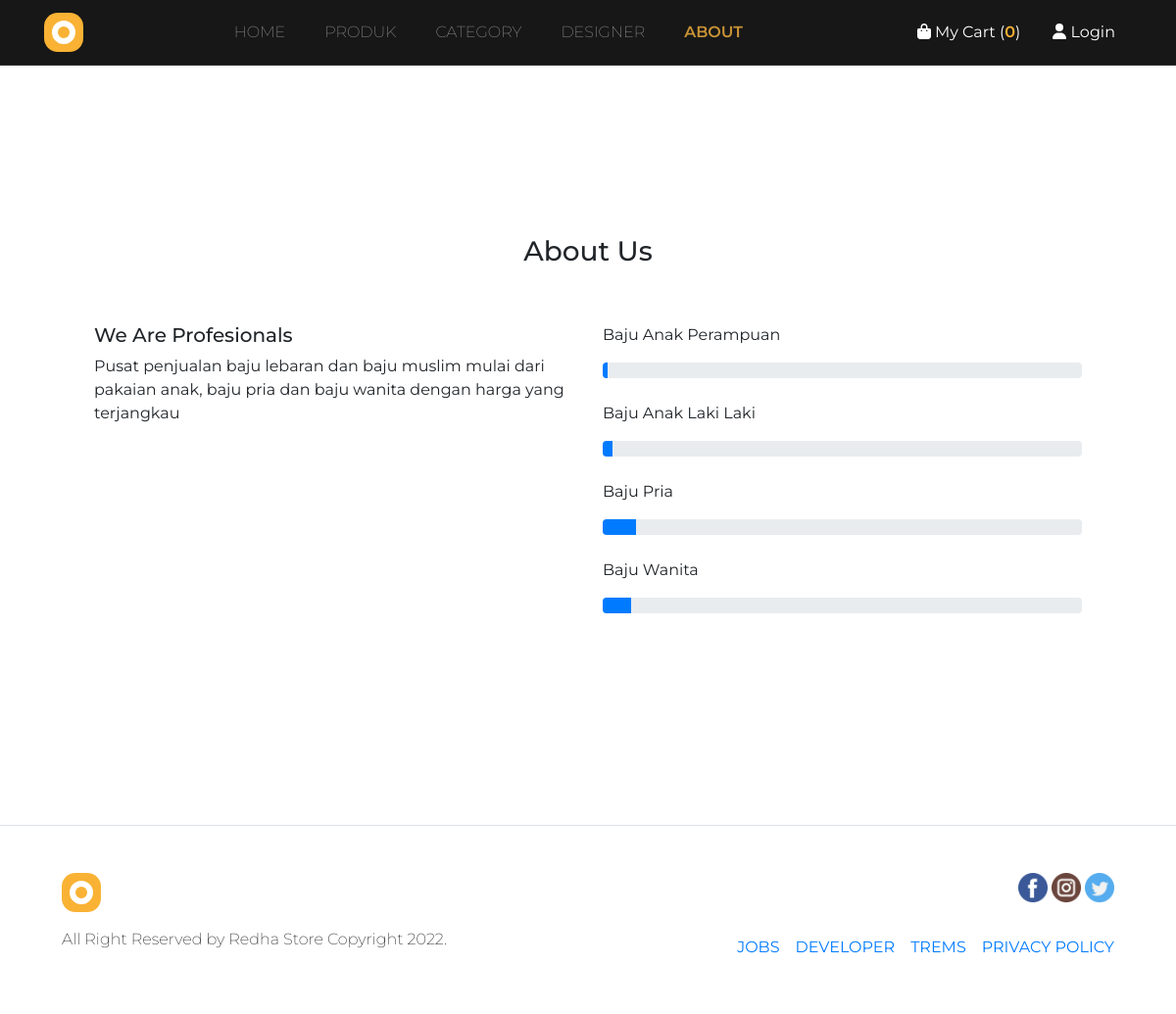
The app's page /index.php/about with its own data.
### tables this page shows
CREATE TABLE `kategori` (
  `id_kategori` int(11) NOT NULL,
  `slug_kategori` varchar(255) NOT NULL,
  `nama_kategori` varchar(255) NOT NULL,
  `urutan` int(11) DEFAULT NULL,
  `gambar` varchar(255) DEFAULT NULL,
  `tanggal_update` timestamp NOT NULL DEFAULT current_timestamp() ON UPDATE current_timestamp()
);

### application/views/layout/content.php (called while the page is built)
<?php
if ($isi) {
    $this->load->view($isi);
}

### application/controllers/About.php (called while the page is built, shortened)
<?php
class About extends CI_Controller
{
    public function __construct()
    {
        $this->load->model('produk_model');
        $this->load->model('kategori_model');
    }
    public function index()
    {
        $site = $this->konfigurasi_model->listing();
        $produk = $this->produk_model->home();
        $kategori = $this->kategori_model->listing();
        $data = array(
            'title' => $site['namaweb'],
            'isi'   =>  'about/list',
            'keyword' => $site['keyword'],
            'deskripsi' => $site['deskripsi'],
            'kategori' => $kategori,
            'produk' => $produk
        );
        $this->load->view('layout/wrapper', $data);
    }
}

### index.php (called while the page is built, shortened)
<?php
require_once BASEPATH.'core/CodeIgniter.php';

### application/models/Konfigurasi_model.php (called while the page is built, shortened)
<?php
class Konfigurasi_model extends CI_Model
{
    public function listing()
    {
        $query = $this->db->get('konfigurasi');
        return $query->row_array();
    }
    public function nav_produk()
    {
        $this->db->select(' produk.*,
                            kategori.nama_kategori,
                            kategori.slug_kategori,
                         ');
        $this->db->from('produk');
        $this->db->join('kategori', 'kategori.id_kategori = produk.id_kategori', 'left');
        $this->db->group_by('produk.id_kategori');
        $this->db->order_by('kategori.urutan', 'asc');
        $query = $this->db->get();
        return $query->result_array();
    }
}

### application/models/Kategori_model.php (called while the page is built, shortened)
<?php
class Kategori_model extends CI_Model
{
    public function listing()
    {
        $this->db->select('*');
        $this->db->from('kategori');
        $this->db->order_by('id_kategori', 'desc');
        $query = $this->db->get();
        return $query->result_array();
    }
}

### application/views/about/list.php (the view)
<div class="container p-5">
</div>
<div class="container p-5">
</div>
<section id="about" class="about scrollspy p-5">
    <div class="container">
        <div class="row justify-content-center">
            <h3 class="center light grey-text text-darken-3">About Us</h3>
        </div>
    </div>
    <div class="container p-5">
        <div class="row">
            <div class="col m6 light">
                <h5>We Are Profesionals</h5>
                <p>
                    Pusat penjualan baju lebaran dan baju muslim mulai dari pakaian anak, baju pria dan baju wanita dengan harga yang terjangkau
                </p>
            </div>
            <div class="col m6 light">
                <?php foreach ($kategori as $kategori) : ?>
                    <?php
                    $this->db->select('nama_produk');
                    $this->db->from('produk');
                    $this->db->where('id_kategori', $kategori['id_kategori']);
                    $count = $this->db->get()->result();
                    $jumlah = count($count);
                    ?>
                    <p><?= $kategori['nama_kategori']; ?></p>
                    <div class="progress">
                        <div class="progress-bar" role="progressbar" style="width: <?= $jumlah; ?>%" aria-valuenow="25" aria-valuemin="0" aria-valuemax="100"></div>
                    </div> <br>
                <?php endforeach; ?>
            </div>
        </div>
    </div>
</section>
<div class="container pb-5"></div>
<div class="container pb-5"></div>

### assets/template/css/style.css (style rules this page uses)
body { font-family: 'Montserrat'; }

### records on screen
kategori: nama_kategori "Baju Anak Perampuan", $jumlah 1 (drawn)
kategori: nama_kategori "Baju Anak Laki Laki", $jumlah 2 (drawn)
kategori: nama_kategori "Baju Pria", $jumlah 7 (drawn)
kategori: nama_kategori "Baju Wanita", $jumlah 6 (drawn)

### other values on screen
count($keranjang) "0"
